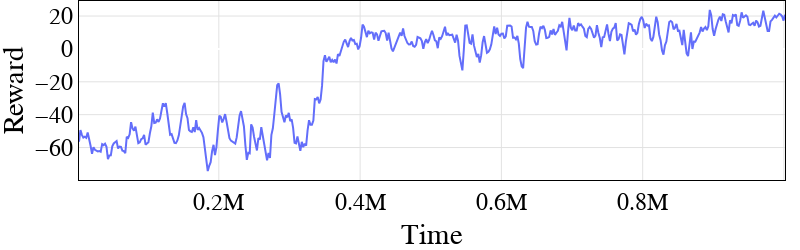

Notebook code cell kept with this figure:
### Code cell
fig = px.line(data, x="Step", y="Value")
plot_formatting.beautify_plot(fig)
fig['layout'].update(width=800, height=250)
layout = go.Layout( autosize=True, margin={'l': 0, 'r': 0, 't': 0, 'b': 0})
fig['layout'].update(layout)
fig.update_layout(
    xaxis_title="Time",
    yaxis_title="Reward")
fig.show()

### Figure 1 — Plotly figure (JSON) as saved in the notebook; plotly's stock layout.template omitted (floating-point values rounded to 4 significant figures; data arrays with more than 128 entries replaced by an {"elided": "..."} marker saying what was removed)
{"data": [{"hovertemplate": "Step=%{x}<br>Value=%{y}<extra></extra>", "legendgroup": "", "line": {"color": "#636efa", "dash": "solid"}, "marker": {"symbol": "circle"}, "mode": "lines", "name": "", "orientation": "v", "showlegend": false, "type": "scatter", "x": {"elided": "489 int values"}, "xaxis": "x", "y": {"elided": "489 float values"}, "yaxis": "y"}], "layout": {"autosize": true, "font": {"color": "black", "family": "Serif", "size": 24}, "height": 250, "legend": {"borderwidth": 2, "orientation": "h", "tracegroupgap": 0}, "margin": {"b": 0, "l": 0, "r": 0, "t": 0}, "plot_bgcolor": "#FFFFFF", "width": 800, "xaxis": {"anchor": "y", "domain": [0, 1], "gridcolor": "#E2E2E2", "linecolor": "black", "linewidth": 1, "mirror": true, "showline": true, "title": {"text": "Time"}}, "yaxis": {"anchor": "x", "domain": [0, 1], "gridcolor": "#E2E2E2", "linecolor": "black", "linewidth": 1, "mirror": true, "showline": true, "title": {"text": "Reward"}}}}
